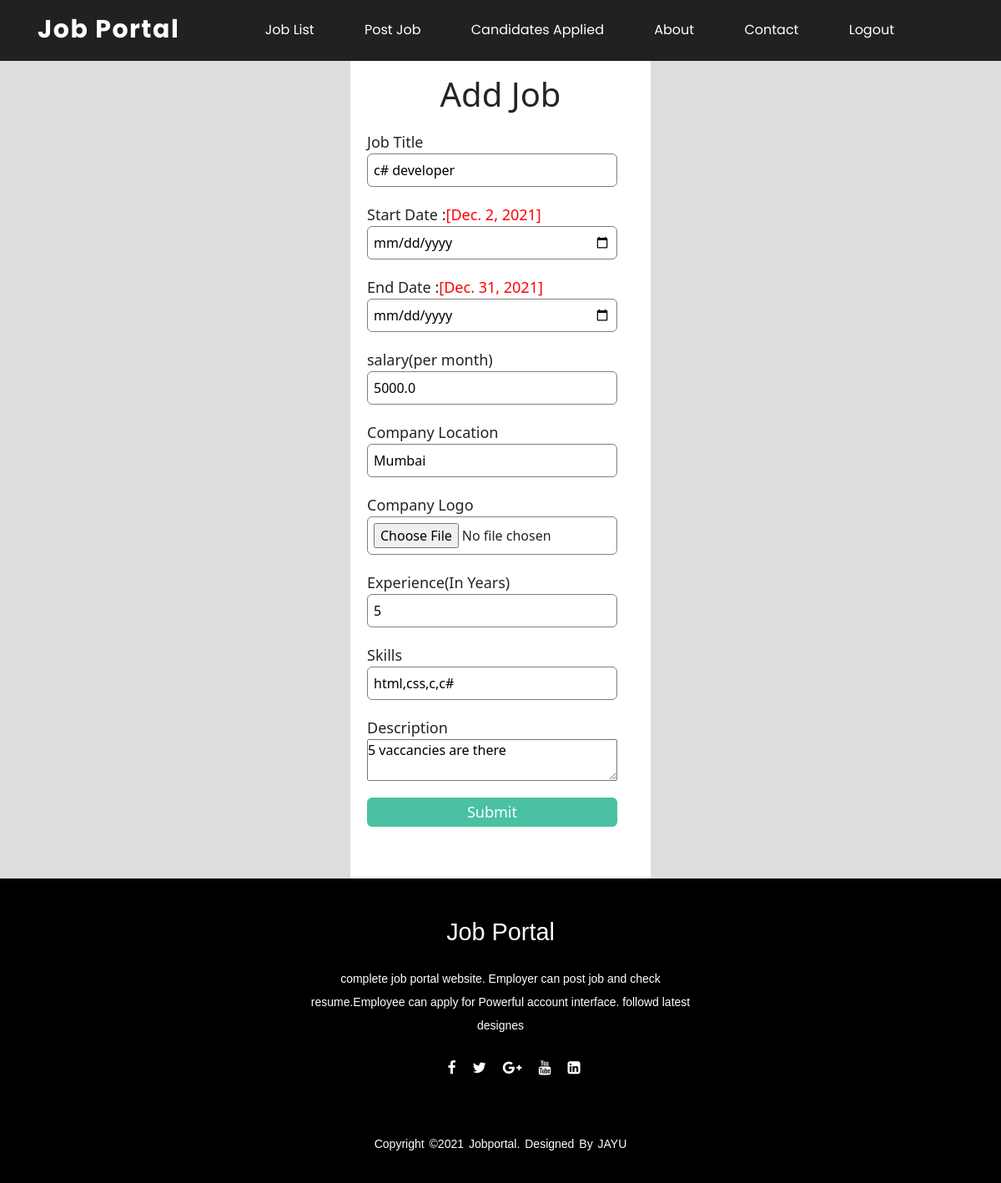
Screenshot of /edit_jobdetail/6 (signed in) with the database file from the repository.
### job/models.py (models this page shows, shortened)
class jobs(models.Model):
    recruiter1 = models.ForeignKey(recruiter,on_delete=models.CASCADE)
    start_date=models.DateField()
    end_date=models.DateField()
    title=models.CharField(max_length=20)
    salary=models.FloatField(max_length=20)
    description=models.CharField(max_length=100)
    image=models.FileField()
    experience=models.CharField(max_length=100)
    location=models.CharField(max_length=20)
    skills=models.CharField(max_length=100)
    creation_date=models.DateField()

### job/views.py (the view, shortened to what this page needs)
# urls.py: path('edit_jobdetail/<int:pid>',views.edit_jobdetail,name='edit_jobdetail'),
def edit_jobdetail(request,pid):
    if not request.user.is_authenticated:
        return redirect('recruiter_login')
    error=""
    job=jobs.objects.get(id=pid)
    d={'error':error,'job':job}
    return render(request,'job/edit_jobdetail.html',d)

### templates/job/edit_jobdetail.html (shortened to what this page needs)
{% extends 'job/recruiter_navigation.html' %}
{% load static %}
{% block content %}
<div class="bg1">
<div class="signup-box2">
      <h1>Add Job </h1>
      <form method="post" enctype="multipart/form-data">
        <label>Job Title</label>
        <input type="text" placeholder="" name="jobtitle" value="{{job.title}}" required />
        <label>Start Date : <span style="color:red;"> [{{job.start_date}}]</span></label>
        <input type="date" placeholder="" name="start_date"/>
        <label>End Date : <span style="color:red;">[{{job.end_date}}]</span></label>
        <input type="date" placeholder="" name="end_date"/>
        <label>salary(per month)</label>
        <input type="text" placeholder="" name="salery" value="{{job.salary}}" />
        <label>Company Location</label>
        <input type="text" placeholder="" name="location" value="{{job.location}}" required />
        <label>Company Logo</label>
        <input type="file" name="logo" value="{{job.image}}" />
        <label>Experience(In Years)</label>
        <input type="text" placeholder="" name="experience" value="{{job.experience}}" />
        <label>Skills</label>
        <input type="text" placeholder="" name="skills" value="{{job.skills}}" />
        <label>Description</label>
        <textarea name="description" >{{job.description}}</textarea>
        <input type="submit" value="Submit"/>
      </form>
    </div>
    </div>
{% endblock content %}

### static/job/css/style.css (style rules this page uses)
* { margin : 0px; padding: 0px; }

### static/job/css/search1.css (style rules this page uses)
.bg1 { width: 100%; background-color:#ddd ; }
.signup-box2 { width: 360px; height: 980px; margin: auto; background-color: white; border-radius: 3px; }
.signup-box2 h1 { text-align: center; padding-top: 15px; }
.signup-box2 form { width: 300px; margin-left: 20px; }
.signup-box2 form label { display: flex; margin-top: 20px; font-size: 18px; }
.signup-box2 form input { width: 100%; padding: 7px; border: none; border: 1px solid gray; border-radius: 6px; outline: none; }
.signup-box2 form input[type="submit"] { width: 100%; height: 35px; margin-top: 20px; border: none; background-color: #49c1a2; color: white; font-size: 18px; padding:0; }
.signup-box2 form textarea { width:100%; }

### rows the page displays
jobs: jobtitle "c# developer", start_date "Dec. 2, 2021", end_date "Dec. 31, 2021", salery "5000.0", location "Mumbai", experience "5", skills "html,css,c,c#", description "5 vaccancies are there"
